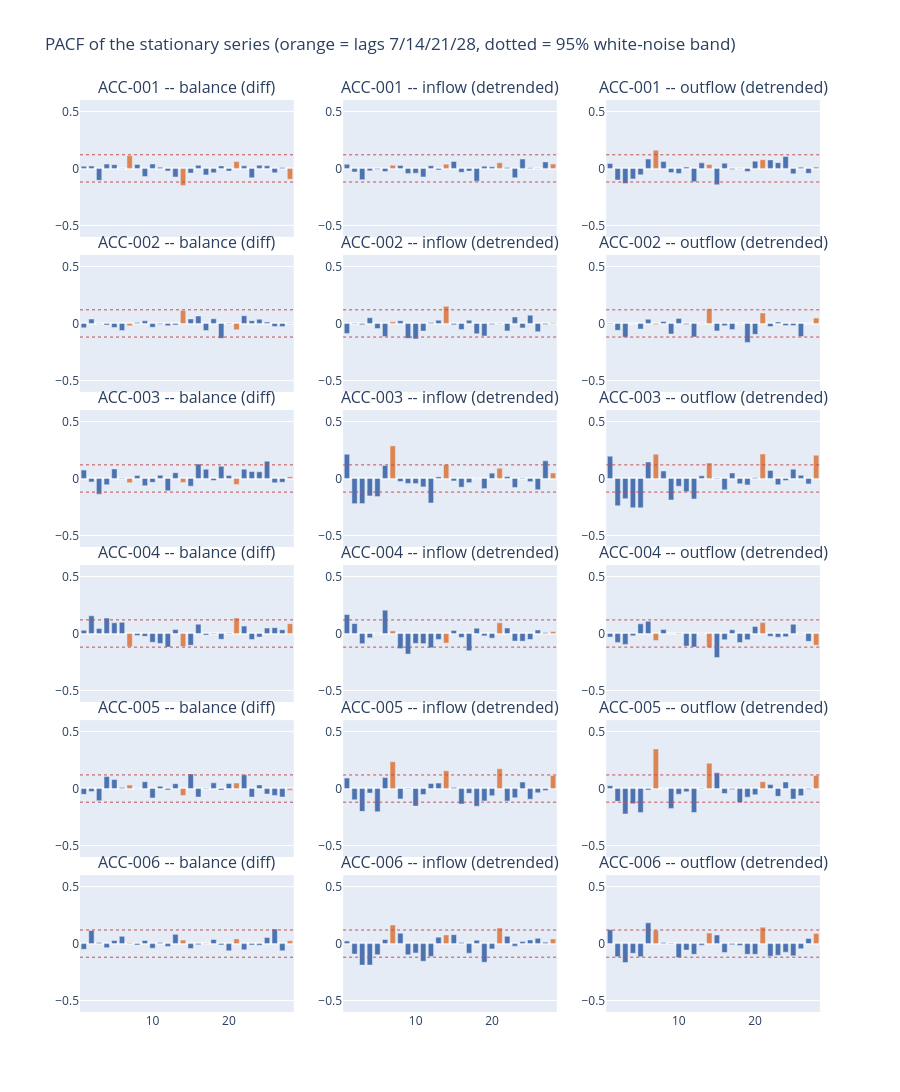

The notebook cell this image was saved under:
### Code cell
stem_grid(lambda x: pacf(x, nlags=NLAGS, method="ywm"), "PACF of the stationary series (orange = lags 7/14/21/28, dotted = 95% white-noise band)").show()

### Figure 1 — Plotly figure (JSON) as saved in the notebook; plotly's stock layout.template omitted (floating-point values rounded to 4 significant figures)
{"data": [{"marker": {"color": ["#4C72B0", "#4C72B0", "#4C72B0", "#4C72B0", "#4C72B0", "#4C72B0", "#DD8452", "#4C72B0", "#4C72B0", "#4C72B0", "#4C72B0", "#4C72B0", "#4C72B0", "#DD8452", "#4C72B0", "#4C72B0", "#4C72B0", "#4C72B0", "#4C72B0", "#4C72B0", "#DD8452", "#4C72B0", "#4C72B0", "#4C72B0", "#4C72B0", "#4C72B0", "#4C72B0", "#DD8452"]}, "showlegend": false, "type": "bar", "x": [1, 2, 3, 4, 5, 6, 7, 8, 9, 10, 11, 12, 13, 14, 15, 16, 17, 18, 19, 20, 21, 22, 23, 24, 25, 26, 27, 28], "xaxis": "x", "y": [0.01865, 0.02109, -0.105, 0.03765, 0.03284, -0.004037, 0.112, 0.03342, -0.07129, 0.03887, 0.01049, -0.02296, -0.07606, -0.1492, -0.04137, 0.02673, -0.05684, -0.03896, 0.02203, -0.02371, 0.05997, 0.02242, -0.08202, 0.02783, 0.02296, -0.03817, 0.008558, -0.09601], "yaxis": "y"}, {"marker": {"color": ["#4C72B0", "#4C72B0", "#4C72B0", "#4C72B0", "#4C72B0", "#4C72B0", "#DD8452", "#4C72B0", "#4C72B0", "#4C72B0", "#4C72B0", "#4C72B0", "#4C72B0", "#DD8452", "#4C72B0", "#4C72B0", "#4C72B0", "#4C72B0", "#4C72B0", "#4C72B0", "#DD8452", "#4C72B0", "#4C72B0", "#4C72B0", "#4C72B0", "#4C72B0", "#4C72B0", "#DD8452"]}, "showlegend": false, "type": "bar", "x": [1, 2, 3, 4, 5, 6, 7, 8, 9, 10, 11, 12, 13, 14, 15, 16, 17, 18, 19, 20, 21, 22, 23, 24, 25, 26, 27, 28], "xaxis": "x2", "y": [0.03635, -0.0313, -0.09898, -0.02131, -0.007695, -0.02733, 0.0279, 0.02632, -0.04525, -0.04181, -0.07529, 0.02384, -0.01317, 0.03738, 0.06086, -0.03407, -0.02384, -0.1121, 0.01926, 0.01415, 0.04987, 0.008034, -0.08223, 0.0823, 0.005873, -0.003658, 0.057, 0.03817], "yaxis": "y2"}, {"marker": {"color": ["#4C72B0", "#4C72B0", "#4C72B0", "#4C72B0", "#4C72B0", "#4C72B0", "#DD8452", "#4C72B0", "#4C72B0", "#4C72B0", "#4C72B0", "#4C72B0", "#4C72B0", "#DD8452", "#4C72B0", "#4C72B0", "#4C72B0", "#4C72B0", "#4C72B0", "#4C72B0", "#DD8452", "#4C72B0", "#4C72B0", "#4C72B0", "#4C72B0", "#4C72B0", "#4C72B0", "#DD8452"]}, "showlegend": false, "type": "bar", "x": [1, 2, 3, 4, 5, 6, 7, 8, 9, 10, 11, 12, 13, 14, 15, 16, 17, 18, 19, 20, 21, 22, 23, 24, 25, 26, 27, 28], "xaxis": "x3", "y": [0.04275, -0.1021, -0.1328, -0.09193, -0.0564, 0.08176, 0.1601, 0.05987, -0.03686, -0.04447, 0.01162, -0.1163, 0.04851, 0.03357, -0.1441, 0.04491, -0.009608, -0.002585, -0.0274, 0.06317, 0.07622, 0.07432, 0.05027, 0.1047, -0.04771, 0.0108, -0.04353, 0.01314], "yaxis": "y3"}, {"marker": {"color": ["#4C72B0", "#4C72B0", "#4C72B0", "#4C72B0", "#4C72B0", "#4C72B0", "#DD8452", "#4C72B0", "#4C72B0", "#4C72B0", "#4C72B0", "#4C72B0", "#4C72B0", "#DD8452", "#4C72B0", "#4C72B0", "#4C72B0", "#4C72B0", "#4C72B0", "#4C72B0", "#DD8452", "#4C72B0", "#4C72B0", "#4C72B0", "#4C72B0", "#4C72B0", "#4C72B0", "#DD8452"]}, "showlegend": false, "type": "bar", "x": [1, 2, 3, 4, 5, 6, 7, 8, 9, 10, 11, 12, 13, 14, 15, 16, 17, 18, 19, 20, 21, 22, 23, 24, 25, 26, 27, 28], "xaxis": "x4", "y": [-0.03845, 0.03871, -0.003126, -0.01356, -0.03584, -0.06222, -0.0194, 0.007983, 0.02318, -0.03409, -0.006752, -0.0203, -0.0138, 0.1128, 0.03947, 0.06526, -0.0625, 0.04114, -0.1308, -0.004736, -0.05531, 0.06766, 0.02393, 0.03724, 0.01192, -0.02711, -0.02772, 0.004296], "yaxis": "y4"}, {"marker": {"color": ["#4C72B0", "#4C72B0", "#4C72B0", "#4C72B0", "#4C72B0", "#4C72B0", "#DD8452", "#4C72B0", "#4C72B0", "#4C72B0", "#4C72B0", "#4C72B0", "#4C72B0", "#DD8452", "#4C72B0", "#4C72B0", "#4C72B0", "#4C72B0", "#4C72B0", "#4C72B0", "#DD8452", "#4C72B0", "#4C72B0", "#4C72B0", "#4C72B0", "#4C72B0", "#4C72B0", "#DD8452"]}, "showlegend": false, "type": "bar", "x": [1, 2, 3, 4, 5, 6, 7, 8, 9, 10, 11, 12, 13, 14, 15, 16, 17, 18, 19, 20, 21, 22, 23, 24, 25, 26, 27, 28], "xaxis": "x5", "y": [-0.08909, -0.005386, -0.0108, 0.05083, -0.04469, -0.1139, 0.01406, 0.02347, -0.1308, -0.1357, -0.06739, 0.0079, 0.02874, 0.1503, -0.01183, -0.05309, 0.02774, -0.09095, -0.1104, -0.008698, -0.0058, -0.0653, 0.05674, -0.03958, 0.0725, -0.07256, -0.01036, 0.005763], "yaxis": "y5"}, {"marker": {"color": ["#4C72B0", "#4C72B0", "#4C72B0", "#4C72B0", "#4C72B0", "#4C72B0", "#DD8452", "#4C72B0", "#4C72B0", "#4C72B0", "#4C72B0", "#4C72B0", "#4C72B0", "#DD8452", "#4C72B0", "#4C72B0", "#4C72B0", "#4C72B0", "#4C72B0", "#4C72B0", "#DD8452", "#4C72B0", "#4C72B0", "#4C72B0", "#4C72B0", "#4C72B0", "#4C72B0", "#DD8452"]}, "showlegend": false, "type": "bar", "x": [1, 2, 3, 4, 5, 6, 7, 8, 9, 10, 11, 12, 13, 14, 15, 16, 17, 18, 19, 20, 21, 22, 23, 24, 25, 26, 27, 28], "xaxis": "x6", "y": [-0.005232, -0.06071, -0.1206, -0.001089, -0.04965, 0.03706, -0.008331, 0.01743, -0.09291, 0.04406, -0.009245, -0.1184, 0.001956, 0.128, -0.06525, -0.01986, -0.05348, 0.001191, -0.1666, -0.09585, 0.09127, -0.02744, 0.0133, -0.01868, -0.01908, -0.114, 0.0001639, 0.04708], "yaxis": "y6"}, {"marker": {"color": ["#4C72B0", "#4C72B0", "#4C72B0", "#4C72B0", "#4C72B0", "#4C72B0", "#DD8452", "#4C72B0", "#4C72B0", "#4C72B0", "#4C72B0", "#4C72B0", "#4C72B0", "#DD8452", "#4C72B0", "#4C72B0", "#4C72B0", "#4C72B0", "#4C72B0", "#4C72B0", "#DD8452", "#4C72B0", "#4C72B0", "#4C72B0", "#4C72B0", "#4C72B0", "#4C72B0", "#DD8452"]}, "showlegend": false, "type": "bar", "x": [1, 2, 3, 4, 5, 6, 7, 8, 9, 10, 11, 12, 13, 14, 15, 16, 17, 18, 19, 20, 21, 22, 23, 24, 25, 26, 27, 28], "xaxis": "x7", "y": [0.07349, -0.03052, -0.1375, -0.05439, 0.08394, 0.004855, -0.03711, 0.02656, -0.06343, -0.03347, 0.02891, -0.1075, 0.05013, -0.03493, -0.06728, 0.1265, 0.08095, -0.01801, 0.1074, 0.02536, -0.05212, 0.08171, 0.06108, 0.05859, 0.1516, -0.03723, -0.03383, 0.01606], "yaxis": "y7"}, {"marker": {"color": ["#4C72B0", "#4C72B0", "#4C72B0", "#4C72B0", "#4C72B0", "#4C72B0", "#DD8452", "#4C72B0", "#4C72B0", "#4C72B0", "#4C72B0", "#4C72B0", "#4C72B0", "#DD8452", "#4C72B0", "#4C72B0", "#4C72B0", "#4C72B0", "#4C72B0", "#4C72B0", "#DD8452", "#4C72B0", "#4C72B0", "#4C72B0", "#4C72B0", "#4C72B0", "#4C72B0", "#DD8452"]}, "showlegend": false, "type": "bar", "x": [1, 2, 3, 4, 5, 6, 7, 8, 9, 10, 11, 12, 13, 14, 15, 16, 17, 18, 19, 20, 21, 22, 23, 24, 25, 26, 27, 28], "xaxis": "x8", "y": [0.2126, -0.2209, -0.2202, -0.1532, -0.1589, 0.1142, 0.2857, -0.02662, -0.04389, -0.04475, -0.07368, -0.2152, 0.01414, 0.1233, -0.02164, -0.07632, -0.03697, -0.001534, -0.08912, 0.04688, 0.08973, 0.01638, -0.0791, 0.00457, -0.02783, -0.09855, 0.1556, 0.04808], "yaxis": "y8"}, {"marker": {"color": ["#4C72B0", "#4C72B0", "#4C72B0", "#4C72B0", "#4C72B0", "#4C72B0", "#DD8452", "#4C72B0", "#4C72B0", "#4C72B0", "#4C72B0", "#4C72B0", "#4C72B0", "#DD8452", "#4C72B0", "#4C72B0", "#4C72B0", "#4C72B0", "#4C72B0", "#4C72B0", "#DD8452", "#4C72B0", "#4C72B0", "#4C72B0", "#4C72B0", "#4C72B0", "#4C72B0", "#DD8452"]}, "showlegend": false, "type": "bar", "x": [1, 2, 3, 4, 5, 6, 7, 8, 9, 10, 11, 12, 13, 14, 15, 16, 17, 18, 19, 20, 21, 22, 23, 24, 25, 26, 27, 28], "xaxis": "x9", "y": [0.1958, -0.2391, -0.1768, -0.2559, -0.2576, 0.144, 0.2124, 0.06586, -0.1887, -0.06797, -0.1157, -0.1796, 0.02327, 0.1358, -0.00381, -0.09975, 0.0485, -0.04637, -0.05624, 0.006901, 0.2143, 0.07086, -0.05567, -0.01774, 0.08186, 0.0279, -0.04736, 0.2041], "yaxis": "y9"}, {"marker": {"color": ["#4C72B0", "#4C72B0", "#4C72B0", "#4C72B0", "#4C72B0", "#4C72B0", "#DD8452", "#4C72B0", "#4C72B0", "#4C72B0", "#4C72B0", "#4C72B0", "#4C72B0", "#DD8452", "#4C72B0", "#4C72B0", "#4C72B0", "#4C72B0", "#4C72B0", "#4C72B0", "#DD8452", "#4C72B0", "#4C72B0", "#4C72B0", "#4C72B0", "#4C72B0", "#4C72B0", "#DD8452"]}, "showlegend": false, "type": "bar", "x": [1, 2, 3, 4, 5, 6, 7, 8, 9, 10, 11, 12, 13, 14, 15, 16, 17, 18, 19, 20, 21, 22, 23, 24, 25, 26, 27, 28], "xaxis": "x10", "y": [0.02834, 0.1552, 0.04415, 0.1356, 0.09402, 0.09792, -0.1159, -0.01805, -0.02456, -0.07668, -0.08695, -0.1191, 0.03472, -0.1139, -0.1032, 0.08219, -0.01352, -0.004332, -0.05038, 0.003728, 0.1362, 0.06503, -0.05323, -0.03084, 0.04768, 0.05164, 0.03321, 0.08653], "yaxis": "y10"}, {"marker": {"color": ["#4C72B0", "#4C72B0", "#4C72B0", "#4C72B0", "#4C72B0", "#4C72B0", "#DD8452", "#4C72B0", "#4C72B0", "#4C72B0", "#4C72B0", "#4C72B0", "#4C72B0", "#DD8452", "#4C72B0", "#4C72B0", "#4C72B0", "#4C72B0", "#4C72B0", "#4C72B0", "#DD8452", "#4C72B0", "#4C72B0", "#4C72B0", "#4C72B0", "#4C72B0", "#4C72B0", "#DD8452"]}, "showlegend": false, "type": "bar", "x": [1, 2, 3, 4, 5, 6, 7, 8, 9, 10, 11, 12, 13, 14, 15, 16, 17, 18, 19, 20, 21, 22, 23, 24, 25, 26, 27, 28], "xaxis": "x11", "y": [0.1666, 0.08709, -0.08908, -0.03754, 0.002304, 0.2046, 0.02294, -0.1323, -0.1801, -0.08656, -0.08877, -0.1253, -0.05283, -0.0837, 0.02685, -0.03435, -0.1508, 0.04652, -0.02073, -0.04074, 0.09406, 0.04841, -0.06604, -0.06697, -0.05171, 0.03108, 0.007792, 0.01703], "yaxis": "y11"}, {"marker": {"color": ["#4C72B0", "#4C72B0", "#4C72B0", "#4C72B0", "#4C72B0", "#4C72B0", "#DD8452", "#4C72B0", "#4C72B0", "#4C72B0", "#4C72B0", "#4C72B0", "#4C72B0", "#DD8452", "#4C72B0", "#4C72B0", "#4C72B0", "#4C72B0", "#4C72B0", "#4C72B0", "#DD8452", "#4C72B0", "#4C72B0", "#4C72B0", "#4C72B0", "#4C72B0", "#4C72B0", "#DD8452"]}, "showlegend": false, "type": "bar", "x": [1, 2, 3, 4, 5, 6, 7, 8, 9, 10, 11, 12, 13, 14, 15, 16, 17, 18, 19, 20, 21, 22, 23, 24, 25, 26, 27, 28], "xaxis": "x12", "y": [-0.03044, -0.0778, -0.09532, -0.02052, 0.08495, 0.1072, -0.06066, 0.03556, 0.0004915, -0.004297, -0.1101, -0.1181, 0.003318, -0.1233, -0.2105, -0.05429, 0.03239, -0.07824, -0.05457, 0.06202, 0.09569, -0.02411, -0.03238, -0.02819, 0.08121, 0.003314, -0.06834, -0.1021], "yaxis": "y12"}, {"marker": {"color": ["#4C72B0", "#4C72B0", "#4C72B0", "#4C72B0", "#4C72B0", "#4C72B0", "#DD8452", "#4C72B0", "#4C72B0", "#4C72B0", "#4C72B0", "#4C72B0", "#4C72B0", "#DD8452", "#4C72B0", "#4C72B0", "#4C72B0", "#4C72B0", "#4C72B0", "#4C72B0", "#DD8452", "#4C72B0", "#4C72B0", "#4C72B0", "#4C72B0", "#4C72B0", "#4C72B0", "#DD8452"]}, "showlegend": false, "type": "bar", "x": [1, 2, 3, 4, 5, 6, 7, 8, 9, 10, 11, 12, 13, 14, 15, 16, 17, 18, 19, 20, 21, 22, 23, 24, 25, 26, 27, 28], "xaxis": "x13", "y": [-0.05066, -0.02679, -0.1069, 0.1058, 0.07913, 0.0098, 0.03045, -0.000785, 0.05959, -0.08286, 0.02051, -0.01227, 0.04265, -0.06083, 0.1284, -0.07462, 0.004866, 0.05021, -0.01303, 0.04404, 0.04824, 0.1205, -0.07447, 0.03192, -0.04819, -0.06033, -0.07415, -0.01392], "yaxis": "y13"}, {"marker": {"color": ["#4C72B0", "#4C72B0", "#4C72B0", "#4C72B0", "#4C72B0", "#4C72B0", "#DD8452", "#4C72B0", "#4C72B0", "#4C72B0", "#4C72B0", "#4C72B0", "#4C72B0", "#DD8452", "#4C72B0", "#4C72B0", "#4C72B0", "#4C72B0", "#4C72B0", "#4C72B0", "#DD8452", "#4C72B0", "#4C72B0", "#4C72B0", "#4C72B0", "#4C72B0", "#4C72B0", "#DD8452"]}, "showlegend": false, "type": "bar", "x": [1, 2, 3, 4, 5, 6, 7, 8, 9, 10, 11, 12, 13, 14, 15, 16, 17, 18, 19, 20, 21, 22, 23, 24, 25, 26, 27, 28], "xaxis": "x14", "y": [0.09246, -0.09925, -0.2, -0.03958, -0.2031, 0.09618, 0.2354, -0.09107, -0.004264, -0.1537, -0.05298, 0.04422, 0.048, 0.1563, 0.01034, -0.1361, -0.04179, -0.1553, -0.1083, -0.06264, 0.1735, -0.1093, -0.08083, 0.05716, -0.09308, -0.03754, -0.01649, 0.1137], "yaxis": "y14"}, {"marker": {"color": ["#4C72B0", "#4C72B0", "#4C72B0", "#4C72B0", "#4C72B0", "#4C72B0", "#DD8452", "#4C72B0", "#4C72B0", "#4C72B0", "#4C72B0", "#4C72B0", "#4C72B0", "#DD8452", "#4C72B0", "#4C72B0", "#4C72B0", "#4C72B0", "#4C72B0", "#4C72B0", "#DD8452", "#4C72B0", "#4C72B0", "#4C72B0", "#4C72B0", "#4C72B0", "#4C72B0", "#DD8452"]}, "showlegend": false, "type": "bar", "x": [1, 2, 3, 4, 5, 6, 7, 8, 9, 10, 11, 12, 13, 14, 15, 16, 17, 18, 19, 20, 21, 22, 23, 24, 25, 26, 27, 28], "xaxis": "x15", "y": [0.02549, -0.1123, -0.2227, -0.1325, -0.211, -0.01296, 0.3477, 0.0013, -0.1739, -0.04924, -0.02826, -0.2098, 0.004693, 0.2222, 0.1384, -0.04338, -0.00757, -0.1229, -0.07515, -0.05345, 0.05963, 0.03459, -0.06791, 0.05735, -0.09195, -0.06222, -0.007055, 0.1145], "yaxis": "y15"}, {"marker": {"color": ["#4C72B0", "#4C72B0", "#4C72B0", "#4C72B0", "#4C72B0", "#4C72B0", "#DD8452", "#4C72B0", "#4C72B0", "#4C72B0", "#4C72B0", "#4C72B0", "#4C72B0", "#DD8452", "#4C72B0", "#4C72B0", "#4C72B0", "#4C72B0", "#4C72B0", "#4C72B0", "#DD8452", "#4C72B0", "#4C72B0", "#4C72B0", "#4C72B0", "#4C72B0", "#4C72B0", "#DD8452"]}, "showlegend": false, "type": "bar", "x": [1, 2, 3, 4, 5, 6, 7, 8, 9, 10, 11, 12, 13, 14, 15, 16, 17, 18, 19, 20, 21, 22, 23, 24, 25, 26, 27, 28], "xaxis": "x16", "y": [-0.04975, 0.1144, 0.01032, -0.03603, 0.0274, 0.06389, 0.006806, -0.01248, 0.02659, -0.04087, 0.009899, -0.02486, 0.08103, 0.03051, -0.04262, -0.009633, -0.001624, 0.03614, -0.01148, -0.06334, 0.04123, -0.05426, -0.01198, -0.01441, 0.05308, 0.1274, -0.06253, 0.02465], "yaxis": "y16"}, {"marker": {"color": ["#4C72B0", "#4C72B0", "#4C72B0", "#4C72B0", "#4C72B0", "#4C72B0", "#DD8452", "#4C72B0", "#4C72B0", "#4C72B0", "#4C72B0", "#4C72B0", "#4C72B0", "#DD8452", "#4C72B0", "#4C72B0", "#4C72B0", "#4C72B0", "#4C72B0", "#4C72B0", "#DD8452", "#4C72B0", "#4C72B0", "#4C72B0", "#4C72B0", "#4C72B0", "#4C72B0", "#DD8452"]}, "showlegend": false, "type": "bar", "x": [1, 2, 3, 4, 5, 6, 7, 8, 9, 10, 11, 12, 13, 14, 15, 16, 17, 18, 19, 20, 21, 22, 23, 24, 25, 26, 27, 28], "xaxis": "x17", "y": [0.02198, -0.09146, -0.1887, -0.1884, -0.09736, 0.03653, 0.1636, 0.09178, -0.09821, -0.08275, -0.155, -0.1124, 0.05671, 0.07576, 0.07811, 0.01049, -0.0841, 0.02952, -0.164, -0.04639, 0.1364, 0.06421, -0.02222, 0.01759, 0.03197, 0.04615, 0.01279, 0.04081], "yaxis": "y17"}, {"marker": {"color": ["#4C72B0", "#4C72B0", "#4C72B0", "#4C72B0", "#4C72B0", "#4C72B0", "#DD8452", "#4C72B0", "#4C72B0", "#4C72B0", "#4C72B0", "#4C72B0", "#4C72B0", "#DD8452", "#4C72B0", "#4C72B0", "#4C72B0", "#4C72B0", "#4C72B0", "#4C72B0", "#DD8452", "#4C72B0", "#4C72B0", "#4C72B0", "#4C72B0", "#4C72B0", "#4C72B0", "#DD8452"]}, "showlegend": false, "type": "bar", "x": [1, 2, 3, 4, 5, 6, 7, 8, 9, 10, 11, 12, 13, 14, 15, 16, 17, 18, 19, 20, 21, 22, 23, 24, 25, 26, 27, 28], "xaxis": "x18", "y": [0.1217, -0.1147, -0.1665, -0.08482, -0.1155, 0.1823, 0.1178, 0.009785, -0.004078, -0.1223, -0.05661, -0.09352, -0.014, 0.09208, 0.07537, -0.07862, -0.009727, -0.017, -0.09423, -0.09407, 0.1436, -0.1102, -0.1028, -0.07536, -0.1076, -0.04528, 0.04525, 0.08889], "yaxis": "y18"}], "layout": {"annotations": [{"font": {"size": 16}, "showarrow": false, "text": "ACC-001 -- balance (diff)", "x": 0.1444, "xanchor": "center", "xref": "paper", "y": 1.0, "yanchor": "bottom", "yref": "paper"}, {"font": {"size": 16}, "showarrow": false, "text": "ACC-001 -- inflow (detrended)", "x": 0.5, "xanchor": "center", "xref": "paper", "y": 1.0, "yanchor": "bottom", "yref": "paper"}, {"font": {"size": 16}, "showarrow": false, "text": "ACC-001 -- outflow (detrended)", "x": 0.8556, "xanchor": "center", "xref": "paper", "y": 1.0, "yanchor": "bottom", "yref": "paper"}, {"font": {"size": 16}, "showarrow": false, "text": "ACC-002 -- balance (diff)", "x": 0.1444, "xanchor": "center", "xref": "paper", "y": 0.83, "yanchor": "bottom", "yref": "paper"}, {"font": {"size": 16}, "showarrow": false, "text": "ACC-002 -- inflow (detrended)", "x": 0.5, "xanchor": "center", "xref": "paper", "y": 0.83, "yanchor": "bottom", "yref": "paper"}, {"font": {"size": 16}, "showarrow": false, "text": "ACC-002 -- outflow (detrended)", "x": 0.8556, "xanchor": "center", "xref": "paper", "y": 0.83, "yanchor": "bottom", "yref": "paper"}, {"font": {"size": 16}, "showarrow": false, "text": "ACC-003 -- balance (diff)", "x": 0.1444, "xanchor": "center", "xref": "paper", "y": 0.66, "yanchor": "bottom", "yref": "paper"}, {"font": {"size": 16}, "showarrow": false, "text": "ACC-003 -- inflow (detrended)", "x": 0.5, "xanchor": "center", "xref": "paper", "y": 0.66, "yanchor": "bottom", "yref": "paper"}, {"font": {"size": 16}, "showarrow": false, "text": "ACC-003 -- outflow (detrended)", "x": 0.8556, "xanchor": "center", "xref": "paper", "y": 0.66, "yanchor": "bottom", "yref": "paper"}, {"font": {"size": 16}, "showarrow": false, "text": "ACC-004 -- balance (diff)", "x": 0.1444, "xanchor": "center", "xref": "paper", "y": 0.49, "yanchor": "bottom", "yref": "paper"}, {"font": {"size": 16}, "showarrow": false, "text": "ACC-004 -- inflow (detrended)", "x": 0.5, "xanchor": "center", "xref": "paper", "y": 0.49, "yanchor": "bottom", "yref": "paper"}, {"font": {"size": 16}, "showarrow": false, "text": "ACC-004 -- outflow (detrended)", "x": 0.8556, "xanchor": "center", "xref": "paper", "y": 0.49, "yanchor": "bottom", "yref": "paper"}, {"font": {"size": 16}, "showarrow": false, "text": "ACC-005 -- balance (diff)", "x": 0.1444, "xanchor": "center", "xref": "paper", "y": 0.32, "yanchor": "bottom", "yref": "paper"}, {"font": {"size": 16}, "showarrow": false, "text": "ACC-005 -- inflow (detrended)", "x": 0.5, "xanchor": "center", "xref": "paper", "y": 0.32, "yanchor": "bottom", "yref": "paper"}, {"font": {"size": 16}, "showarrow": false, "text": "ACC-005 -- outflow (detrended)", "x": 0.8556, "xanchor": "center", "xref": "paper", "y": 0.32, "yanchor": "bottom", "yref": "paper"}, {"font": {"size": 16}, "showarrow": false, "text": "ACC-006 -- balance (diff)", "x": 0.1444, "xanchor": "center", "xref": "paper", "y": 0.15, "yanchor": "bottom", "yref": "paper"}, {"font": {"size": 16}, "showarrow": false, "text": "ACC-006 -- inflow (detrended)", "x": 0.5, "xanchor": "center", "xref": "paper", "y": 0.15, "yanchor": "bottom", "yref": "paper"}, {"font": {"size": 16}, "showarrow": false, "text": "ACC-006 -- outflow (detrended)", "x": 0.8556, "xanchor": "center", "xref": "paper", "y": 0.15, "yanchor": "bottom", "yref": "paper"}], "bargap": 0.3, "height": 1200, "shapes": [{"line": {"color": "#C44E52", "dash": "dot", "width": 1}, "type": "line", "x0": 0, "x1": 1, "xref": "x domain", "y0": 0.1195, "y1": 0.1195, "yref": "y"}, {"line": {"color": "#C44E52", "dash": "dot", "width": 1}, "type": "line", "x0": 0, "x1": 1, "xref": "x domain", "y0": -0.1195, "y1": -0.1195, "yref": "y"}, {"line": {"color": "#C44E52", "dash": "dot", "width": 1}, "type": "line", "x0": 0, "x1": 1, "xref": "x2 domain", "y0": 0.1193, "y1": 0.1193, "yref": "y2"}, {"line": {"color": "#C44E52", "dash": "dot", "width": 1}, "type": "line", "x0": 0, "x1": 1, "xref": "x2 domain", "y0": -0.1193, "y1": -0.1193, "yref": "y2"}, {"line": {"color": "#C44E52", "dash": "dot", "width": 1}, "type": "line", "x0": 0, "x1": 1, "xref": "x3 domain", "y0": 0.1193, "y1": 0.1193, "yref": "y3"}, {"line": {"color": "#C44E52", "dash": "dot", "width": 1}, "type": "line", "x0": 0, "x1": 1, "xref": "x3 domain", "y0": -0.1193, "y1": -0.1193, "yref": "y3"}, {"line": {"color": "#C44E52", "dash": "dot", "width": 1}, "type": "line", "x0": 0, "x1": 1, "xref": "x4 domain", "y0": 0.1195, "y1": 0.1195, "yref": "y4"}, {"line": {"color": "#C44E52", "dash": "dot", "width": 1}, "type": "line", "x0": 0, "x1": 1, "xref": "x4 domain", "y0": -0.1195, "y1": -0.1195, "yref": "y4"}, {"line": {"color": "#C44E52", "dash": "dot", "width": 1}, "type": "line", "x0": 0, "x1": 1, "xref": "x5 domain", "y0": 0.1193, "y1": 0.1193, "yref": "y5"}, {"line": {"color": "#C44E52", "dash": "dot", "width": 1}, "type": "line", "x0": 0, "x1": 1, "xref": "x5 domain", "y0": -0.1193, "y1": -0.1193, "yref": "y5"}, {"line": {"color": "#C44E52", "dash": "dot", "width": 1}, "type": "line", "x0": 0, "x1": 1, "xref": "x6 domain", "y0": 0.1193, "y1": 0.1193, "yref": "y6"}, {"line": {"color": "#C44E52", "dash": "dot", "width": 1}, "type": "line", "x0": 0, "x1": 1, "xref": "x6 domain", "y0": -0.1193, "y1": -0.1193, "yref": "y6"}, {"line": {"color": "#C44E52", "dash": "dot", "width": 1}, "type": "line", "x0": 0, "x1": 1, "xref": "x7 domain", "y0": 0.1195, "y1": 0.1195, "yref": "y7"}, {"line": {"color": "#C44E52", "dash": "dot", "width": 1}, "type": "line", "x0": 0, "x1": 1, "xref": "x7 domain", "y0": -0.1195, "y1": -0.1195, "yref": "y7"}, {"line": {"color": "#C44E52", "dash": "dot", "width": 1}, "type": "line", "x0": 0, "x1": 1, "xref": "x8 domain", "y0": 0.1193, "y1": 0.1193, "yref": "y8"}, {"line": {"color": "#C44E52", "dash": "dot", "width": 1}, "type": "line", "x0": 0, "x1": 1, "xref": "x8 domain", "y0": -0.1193, "y1": -0.1193, "yref": "y8"}, {"line": {"color": "#C44E52", "dash": "dot", "width": 1}, "type": "line", "x0": 0, "x1": 1, "xref": "x9 domain", "y0": 0.1193, "y1": 0.1193, "yref": "y9"}, {"line": {"color": "#C44E52", "dash": "dot", "width": 1}, "type": "line", "x0": 0, "x1": 1, "xref": "x9 domain", "y0": -0.1193, "y1": -0.1193, "yref": "y9"}, {"line": {"color": "#C44E52", "dash": "dot", "width": 1}, "type": "line", "x0": 0, "x1": 1, "xref": "x10 domain", "y0": 0.1195, "y1": 0.1195, "yref": "y10"}, {"line": {"color": "#C44E52", "dash": "dot", "width": 1}, "type": "line", "x0": 0, "x1": 1, "xref": "x10 domain", "y0": -0.1195, "y1": -0.1195, "yref": "y10"}, {"line": {"color": "#C44E52", "dash": "dot", "width": 1}, "type": "line", "x0": 0, "x1": 1, "xref": "x11 domain", "y0": 0.1193, "y1": 0.1193, "yref": "y11"}, {"line": {"color": "#C44E52", "dash": "dot", "width": 1}, "type": "line", "x0": 0, "x1": 1, "xref": "x11 domain", "y0": -0.1193, "y1": -0.1193, "yref": "y11"}, {"line": {"color": "#C44E52", "dash": "dot", "width": 1}, "type": "line", "x0": 0, "x1": 1, "xref": "x12 domain", "y0": 0.1193, "y1": 0.1193, "yref": "y12"}, {"line": {"color": "#C44E52", "dash": "dot", "width": 1}, "type": "line", "x0": 0, "x1": 1, "xref": "x12 domain", "y0": -0.1193, "y1": -0.1193, "yref": "y12"}, {"line": {"color": "#C44E52", "dash": "dot", "width": 1}, "type": "line", "x0": 0, "x1": 1, "xref": "x13 domain", "y0": 0.1195, "y1": 0.1195, "yref": "y13"}, {"line": {"color": "#C44E52", "dash": "dot", "width": 1}, "type": "line", "x0": 0, "x1": 1, "xref": "x13 domain", "y0": -0.1195, "y1": -0.1195, "yref": "y13"}, {"line": {"color": "#C44E52", "dash": "dot", "width": 1}, "type": "line", "x0": 0, "x1": 1, "xref": "x14 domain", "y0": 0.1193, "y1": 0.1193, "yref": "y14"}, {"line": {"color": "#C44E52", "dash": "dot", "width": 1}, "type": "line", "x0": 0, "x1": 1, "xref": "x14 domain", "y0": -0.1193, "y1": -0.1193, "yref": "y14"}, {"line": {"color": "#C44E52", "dash": "dot", "width": 1}, "type": "line", "x0": 0, "x1": 1, "xref": "x15 domain", "y0": 0.1193, "y1": 0.1193, "yref": "y15"}, {"line": {"color": "#C44E52", "dash": "dot", "width": 1}, "type": "line", "x0": 0, "x1": 1, "xref": "x15 domain", "y0": -0.1193, "y1": -0.1193, "yref": "y15"}, {"line": {"color": "#C44E52", "dash": "dot", "width": 1}, "type": "line", "x0": 0, "x1": 1, "xref": "x16 domain", "y0": 0.1195, "y1": 0.1195, "yref": "y16"}, {"line": {"color": "#C44E52", "dash": "dot", "width": 1}, "type": "line", "x0": 0, "x1": 1, "xref": "x16 domain", "y0": -0.1195, "y1": -0.1195, "yref": "y16"}, {"line": {"color": "#C44E52", "dash": "dot", "width": 1}, "type": "line", "x0": 0, "x1": 1, "xref": "x17 domain", "y0": 0.1193, "y1": 0.1193, "yref": "y17"}, {"line": {"color": "#C44E52", "dash": "dot", "width": 1}, "type": "line", "x0": 0, "x1": 1, "xref": "x17 domain", "y0": -0.1193, "y1": -0.1193, "yref": "y17"}, {"line": {"color": "#C44E52", "dash": "dot", "width": 1}, "type": "line", "x0": 0, "x1": 1, "xref": "x18 domain", "y0": 0.1193, "y1": 0.1193, "yref": "y18"}, {"line": {"color": "#C44E52", "dash": "dot", "width": 1}, "type": "line", "x0": 0, "x1": 1, "xref": "x18 domain", "y0": -0.1193, "y1": -0.1193, "yref": "y18"}], "title": {"text": "PACF of the stationary series (orange = lags 7/14/21/28, dotted = 95% white-noise band)"}, "xaxis": {"anchor": "y", "domain": [0.0, 0.2889], "matches": "x16", "showticklabels": false}, "xaxis10": {"anchor": "y10", "domain": [0.0, 0.2889], "matches": "x16", "showticklabels": false}, "xaxis11": {"anchor": "y11", "domain": [0.3556, 0.6444], "matches": "x17", "showticklabels": false}, "xaxis12": {"anchor": "y12", "domain": [0.7111, 1.0], "matches": "x18", "showticklabels": false}, "xaxis13": {"anchor": "y13", "domain": [0.0, 0.2889], "matches": "x16", "showticklabels": false}, "xaxis14": {"anchor": "y14", "domain": [0.3556, 0.6444], "matches": "x17", "showticklabels": false}, "xaxis15": {"anchor": "y15", "domain": [0.7111, 1.0], "matches": "x18", "showticklabels": false}, "xaxis16": {"anchor": "y16", "domain": [0.0, 0.2889]}, "xaxis17": {"anchor": "y17", "domain": [0.3556, 0.6444]}, "xaxis18": {"anchor": "y18", "domain": [0.7111, 1.0]}, "xaxis2": {"anchor": "y2", "domain": [0.3556, 0.6444], "matches": "x17", "showticklabels": false}, "xaxis3": {"anchor": "y3", "domain": [0.7111, 1.0], "matches": "x18", "showticklabels": false}, "xaxis4": {"anchor": "y4", "domain": [0.0, 0.2889], "matches": "x16", "showticklabels": false}, "xaxis5": {"anchor": "y5", "domain": [0.3556, 0.6444], "matches": "x17", "showticklabels": false}, "xaxis6": {"anchor": "y6", "domain": [0.7111, 1.0], "matches": "x18", "showticklabels": false}, "xaxis7": {"anchor": "y7", "domain": [0.0, 0.2889], "matches": "x16", "showticklabels": false}, "xaxis8": {"anchor": "y8", "domain": [0.3556, 0.6444], "matches": "x17", "showticklabels": false}, "xaxis9": {"anchor": "y9", "domain": [0.7111, 1.0], "matches": "x18", "showticklabels": false}, "yaxis": {"anchor": "x", "domain": [0.85, 1.0], "range": [-0.6, 0.6]}, "yaxis10": {"anchor": "x10", "domain": [0.34, 0.49], "range": [-0.6, 0.6]}, "yaxis11": {"anchor": "x11", "domain": [0.34, 0.49], "range": [-0.6, 0.6]}, "yaxis12": {"anchor": "x12", "domain": [0.34, 0.49], "range": [-0.6, 0.6]}, "yaxis13": {"anchor": "x13", "domain": [0.17, 0.32], "range": [-0.6, 0.6]}, "yaxis14": {"anchor": "x14", "domain": [0.17, 0.32], "range": [-0.6, 0.6]}, "yaxis15": {"anchor": "x15", "domain": [0.17, 0.32], "range": [-0.6, 0.6]}, "yaxis16": {"anchor": "x16", "domain": [0.0, 0.15], "range": [-0.6, 0.6]}, "yaxis17": {"anchor": "x17", "domain": [0.0, 0.15], "range": [-0.6, 0.6]}, "yaxis18": {"anchor": "x18", "domain": [0.0, 0.15], "range": [-0.6, 0.6]}, "yaxis2": {"anchor": "x2", "domain": [0.85, 1.0], "range": [-0.6, 0.6]}, "yaxis3": {"anchor": "x3", "domain": [0.85, 1.0], "range": [-0.6, 0.6]}, "yaxis4": {"anchor": "x4", "domain": [0.68, 0.83], "range": [-0.6, 0.6]}, "yaxis5": {"anchor": "x5", "domain": [0.68, 0.83], "range": [-0.6, 0.6]}, "yaxis6": {"anchor": "x6", "domain": [0.68, 0.83], "range": [-0.6, 0.6]}, "yaxis7": {"anchor": "x7", "domain": [0.51, 0.66], "range": [-0.6, 0.6]}, "yaxis8": {"anchor": "x8", "domain": [0.51, 0.66], "range": [-0.6, 0.6]}, "yaxis9": {"anchor": "x9", "domain": [0.51, 0.66], "range": [-0.6, 0.6]}}}
